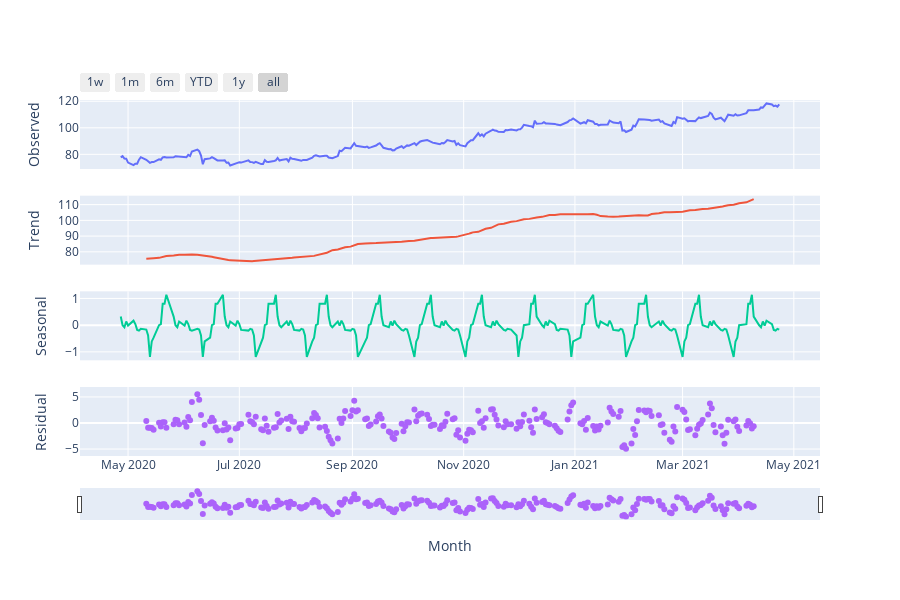

The notebook cell saved with this chart:
### Code cell
sesonal_dec = seasonal_decompose(df, period=20)
plot_seasonal_decompose(sesonal_dec)

### Figure 1 — Plotly figure (JSON) as saved in the notebook; plotly's stock layout.template omitted (floating-point values rounded to 4 significant figures; data arrays with more than 128 entries replaced by an {"elided": "..."} marker saying what was removed)
{"data": [{"type": "scatter", "x": {"elided": "251 str values"}, "xaxis": "x", "y": {"elided": "251 float values"}, "yaxis": "y"}, {"type": "scatter", "x": {"elided": "251 str values"}, "xaxis": "x2", "y": {"elided": "251 float values"}, "yaxis": "y2"}, {"type": "scatter", "x": {"elided": "251 str values"}, "xaxis": "x3", "y": {"elided": "251 float values"}, "yaxis": "y3"}, {"mode": "markers", "type": "scatter", "x": {"elided": "251 str values"}, "xaxis": "x4", "y": {"elided": "251 float values"}, "yaxis": "y4"}], "layout": {"height": 600, "showlegend": false, "xaxis": {"anchor": "y", "domain": [0, 1], "matches": "x4", "rangeselector": {"buttons": [{"count": 7, "label": "1w", "step": "day", "stepmode": "backward"}, {"count": 1, "label": "1m", "step": "month", "stepmode": "backward"}, {"count": 6, "label": "6m", "step": "month", "stepmode": "backward"}, {"count": 1, "label": "YTD", "step": "year", "stepmode": "todate"}, {"count": 1, "label": "1y", "step": "year", "stepmode": "backward"}, {"step": "all"}]}, "showticklabels": false, "type": "date"}, "xaxis2": {"anchor": "y2", "domain": [0, 1], "matches": "x4", "showticklabels": false}, "xaxis3": {"anchor": "y3", "domain": [0, 1], "matches": "x4", "showticklabels": false}, "xaxis4": {"anchor": "y4", "domain": [0, 1], "rangeslider": {"thickness": 0.075, "visible": true}, "title": {"text": "Month"}}, "yaxis": {"anchor": "x", "domain": [0.8063, 1], "title": {"text": "Observed"}}, "yaxis2": {"anchor": "x2", "domain": [0.5375, 0.7312], "title": {"text": "Trend"}}, "yaxis3": {"anchor": "x3", "domain": [0.2687, 0.4625], "title": {"text": "Seasonal"}}, "yaxis4": {"anchor": "x4", "domain": [0, 0.1938], "title": {"text": "Residual"}}}}
